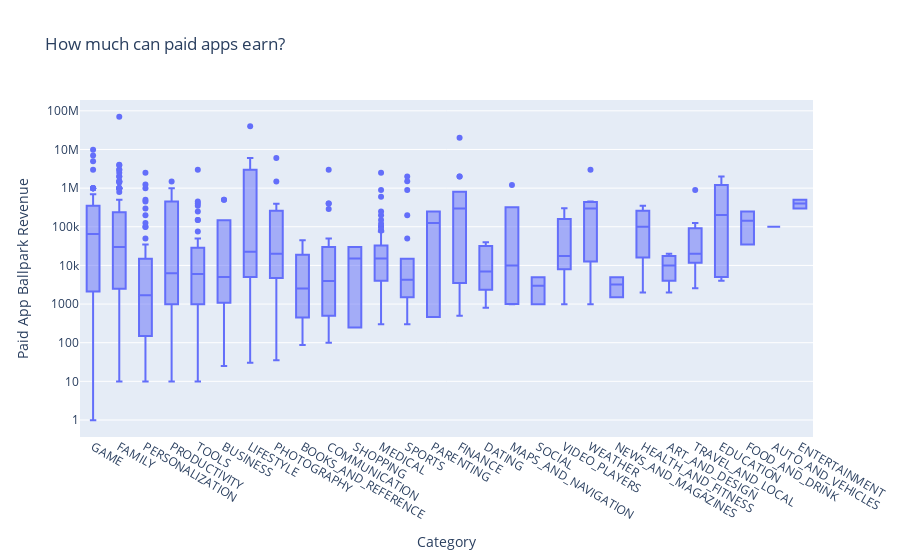

The code cell stored with this chart in its notebook:
### Code cell
#===================================================================================  How much can paid apps earn ?=============================================================================================================#
## Need to kopok at the paid app revenue through a box plot 
paid_apps = clean_df[clean_df["Type"]== "Paid"].copy()                              # Sometimes bopolean indexig does not exreate an explicxyt copy of the dataset. hence, the use of copy()
    ##df.loc[df["Type"] == "Paid", "Revenue_Estimate"] = df["Price"] * df["Reviews"]     # Could also do this from the original dataset


# Creating the diagram 
fig = px.box(paid_apps, 
             x="Category",
             y="Revenue_Estimate",
             title ="How much can paid apps earn?")

fig.update_layout(xaxis_title='Category',
                  yaxis_title='Paid App Ballpark Revenue',
                  yaxis=dict(type='log'),
                   xaxis={'categoryorder':'min ascending'})             # Looks at the smallest revenuey eastimate to the largest



fig.show()

### Figure 1 — Plotly figure (JSON) as saved in the notebook; plotly's stock layout.template omitted (floating-point values rounded to 4 significant figures; data arrays with more than 128 entries replaced by an {"elided": "..."} marker saying what was removed)
{"data": [{"alignmentgroup": "True", "hovertemplate": "Category=%{x}<br>Revenue_Estimate=%{y}<extra></extra>", "legendgroup": "", "marker": {"color": "#636efa"}, "name": "", "notched": false, "offsetgroup": "", "orientation": "v", "showlegend": false, "type": "box", "x": {"elided": "603 str values"}, "x0": " ", "xaxis": "x", "y": {"elided": "603 float values"}, "y0": " ", "yaxis": "y"}], "layout": {"boxmode": "group", "legend": {"tracegroupgap": 0}, "title": {"text": "How much can paid apps earn?"}, "xaxis": {"anchor": "y", "categoryorder": "min ascending", "domain": [0, 1], "title": {"text": "Category"}}, "yaxis": {"anchor": "x", "domain": [0, 1], "title": {"text": "Paid App Ballpark Revenue"}, "type": "log"}}}
